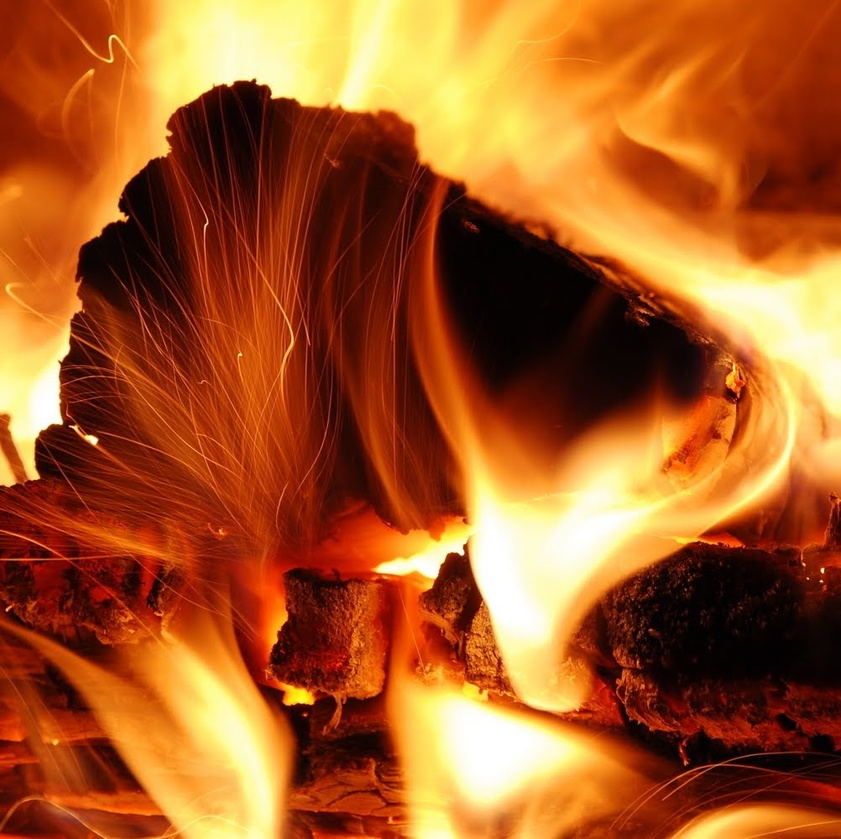
%> input picture test.jpg, 841 x 839 px, shrunk from 1002 x 1000 before the run
$ octave lab7_01.m   (GNU Octave 9; MATLAB toolbox functions it lacks are replaced by stand-ins)
%> lines starting %> are read from the running program, lines starting %| are printed output that depends on the picture
clc;
close all;
clear all;

image = imread("test.jpg");
%> image is the input picture: size 839x841x3 uint8; mean R, G, B 166.1, 89.8, 37.8
subplot(2,2,1);
imshow(image)
title("Original Image");

amount = 10;
theta = 90;

h1 = fspecial("motion", amount, theta);
motion_blur = imfilter(image, h1, "replicate"); % replicate takes the same pixels on edges
subplot(2,2,2);
imshow(motion_blur)
title("motion burred image");

disk = 10;
h2 = fspecial("disk",disk);
disk_blurred = imfilter(image,h2,"replicate");
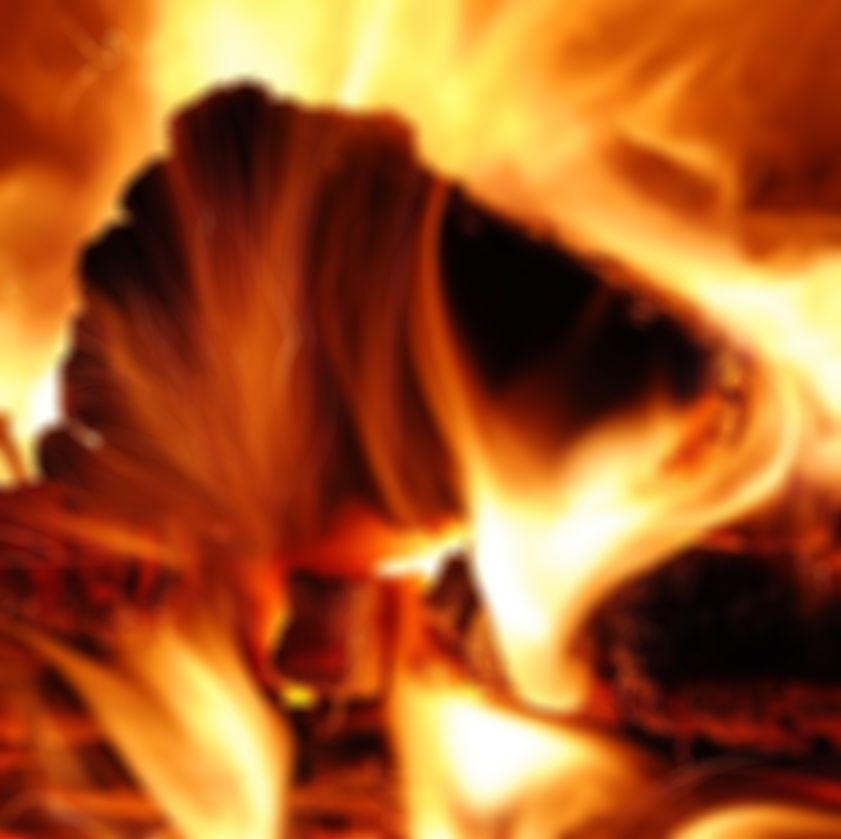
%> disk_blurred: size 839x841x3 uint8; mean R, G, B 166.1, 89.8, 37.9
subplot(2,2,3);
imshow(disk_blurred)
title("Disk Blurred Image");

radius = 8;
amount = 8;

b = imsharpen(image, "Radius",radius, "Amount",amount);
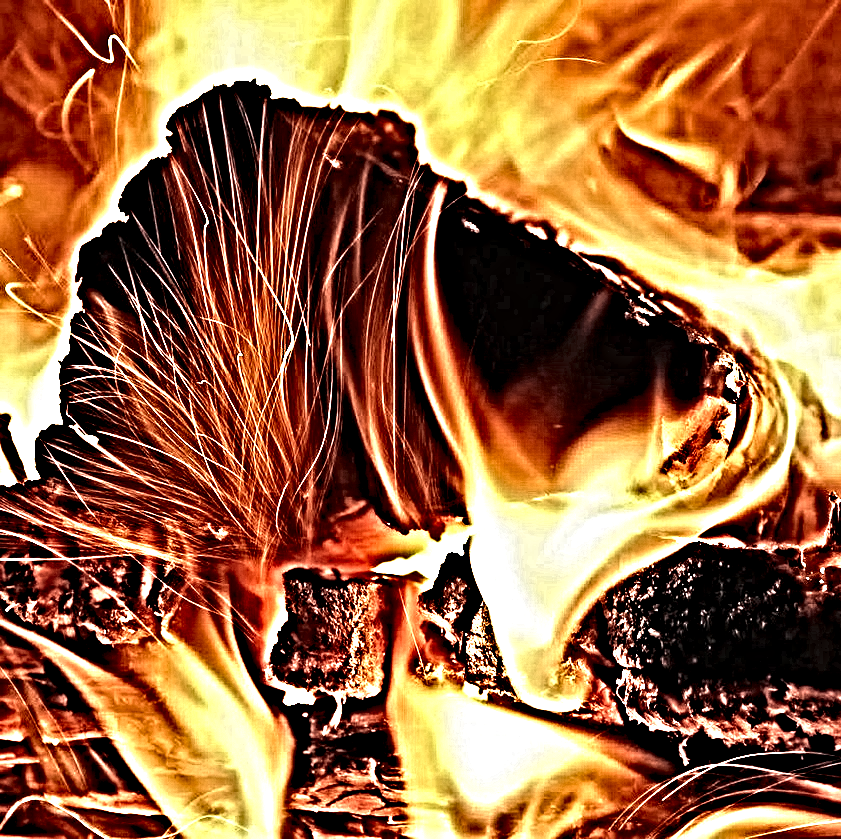
%> b: size 839x841x3 uint8; mean R, G, B 155.6, 103.2, 64.3
subplot(2,2,4);
imshow(b)
title("Sharpened Image");

I = imread("test.jpg");
h1 = ones(5,5)/25;
h2 = ones(3,3)/9;
I1 = imfilter(I,h1);
I2 = imfilter(I,h2);

subplot(3,1,1);
imshow(I);
title("Original Image");

subplot(3,1,2);
imshow(I1);
title("Filtered Image 1");

subplot(3,1,3);
imshow(I2);
title("Filtered Image 2");

$ run again, with ci.jpg copied over test.jpg
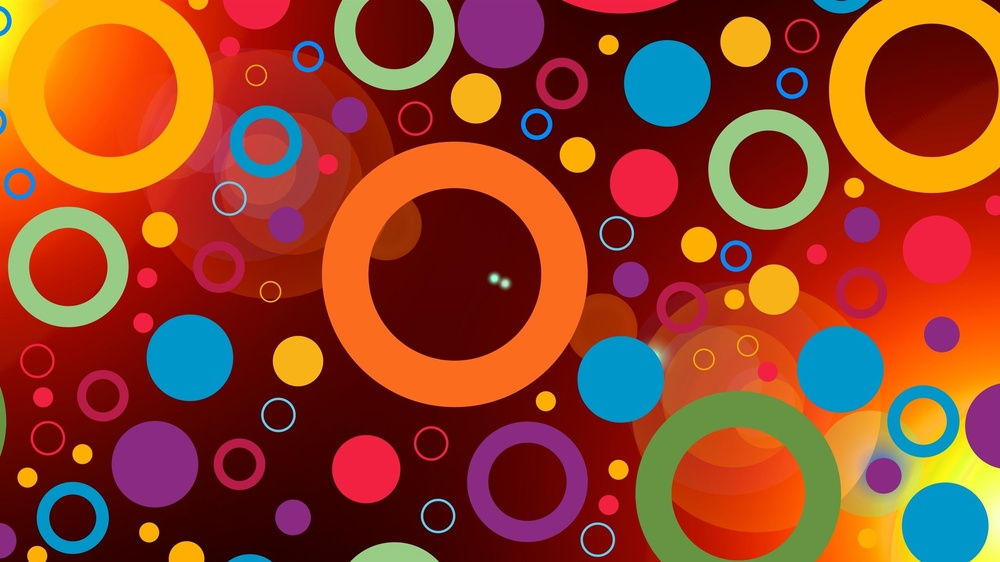
%> input picture ci.jpg, 1000 x 562 px, shrunk from 2560 x 1440 before the run
%> image is the input picture: size 562x1000x3 uint8; mean R, G, B 148, 65.8, 38
%> `b = imsharpen(image, "Radius",radius, "Amount",amount);`:
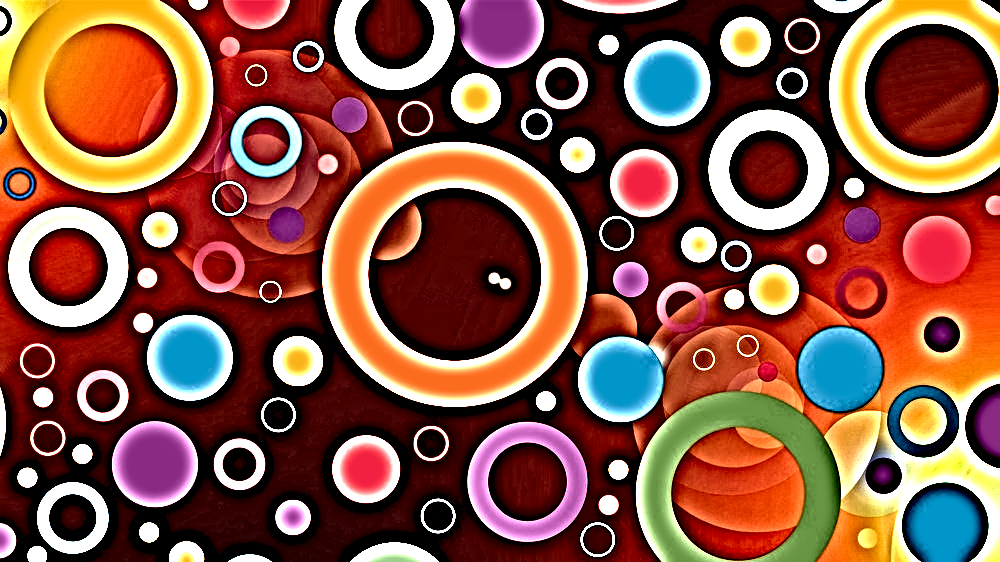
%> b: size 562x1000x3 uint8; mean R, G, B 137.3, 84.1, 67.8
%> `I1 = imfilter(I,h1);`:
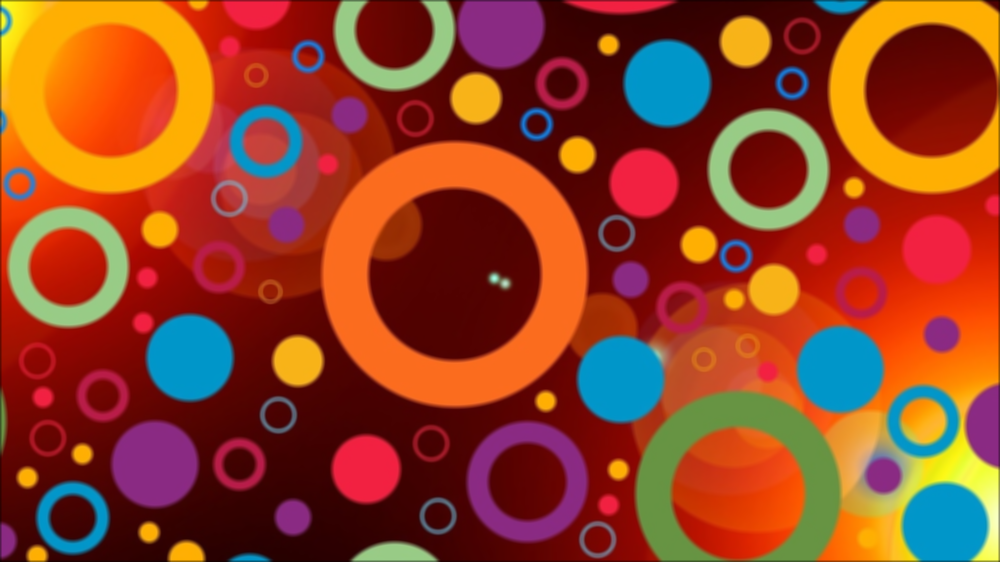
%> I1: size 562x1000x3 uint8; mean R, G, B 147.4, 65.5, 37.9

$ run again, with circles.jpg copied over test.jpg
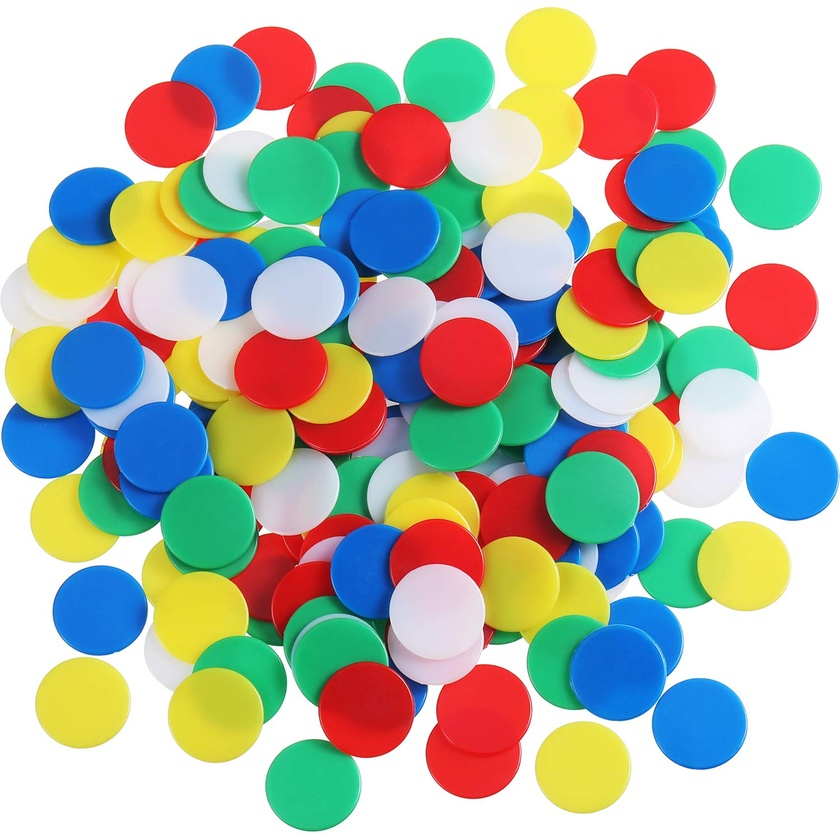
%> input picture circles.jpg, 840 x 840 px, shrunk from 1500 x 1500 before the run
%> image is the input picture: size 840x840x3 uint8; mean R, G, B 177, 182.5, 166
%> `b = imsharpen(image, "Radius",radius, "Amount",amount);`:
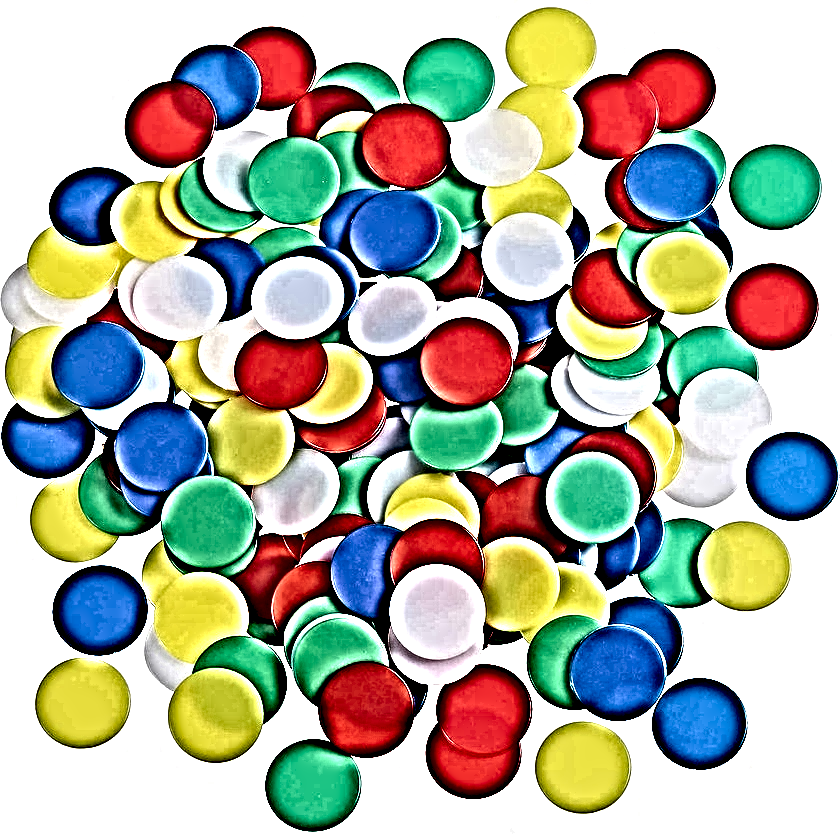
%> b: size 840x840x3 uint8; mean R, G, B 171.3, 174.7, 159.9
%> `I1 = imfilter(I,h1);`:
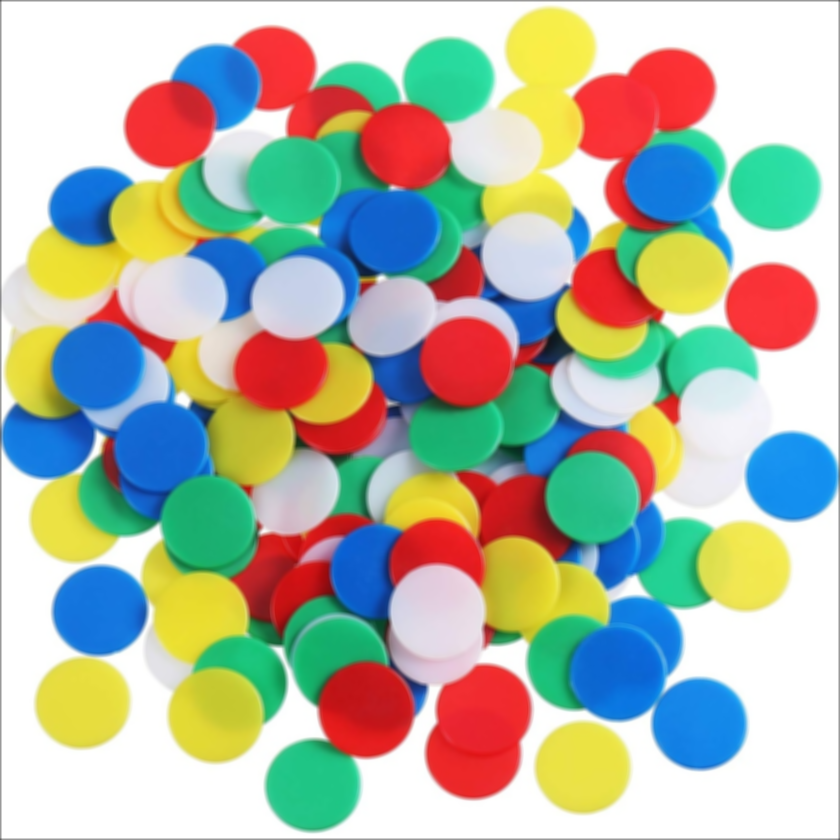
%> I1: size 840x840x3 uint8; mean R, G, B 176.3, 181.8, 165.3

$ run again, with mri.jpg copied over test.jpg
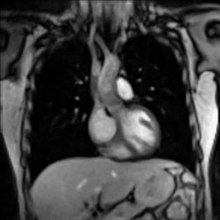
%> input picture mri.jpg, 220 x 220 px
%> image is the input picture: size 220x220 uint8; min 0, max 252, mean 64.7
%> `b = imsharpen(image, "Radius",radius, "Amount",amount);`:
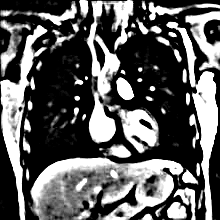
%> b: size 220x220 uint8; min 0, max 255, mean 94.2
%> `I1 = imfilter(I,h1);`:
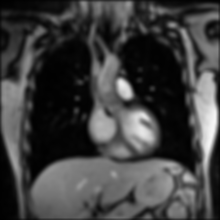
%> I1: size 220x220 uint8; min 0, max 245, mean 64.2
